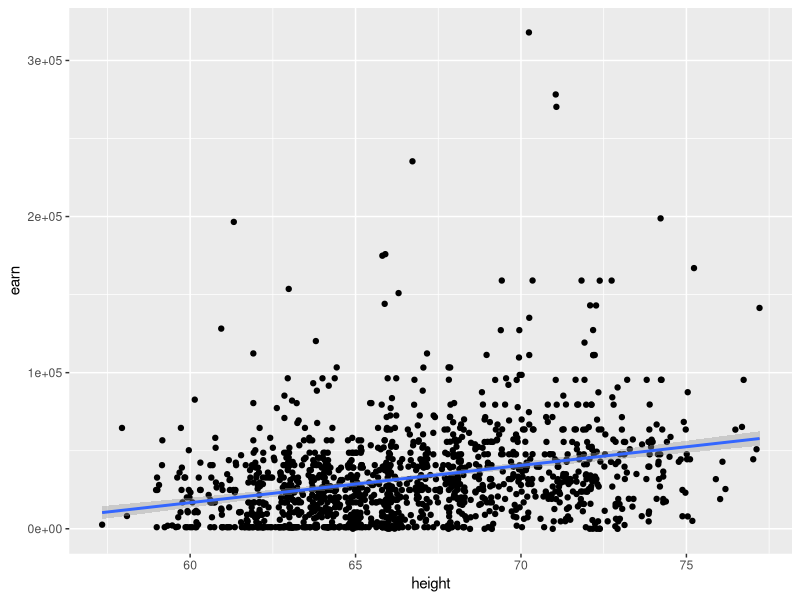
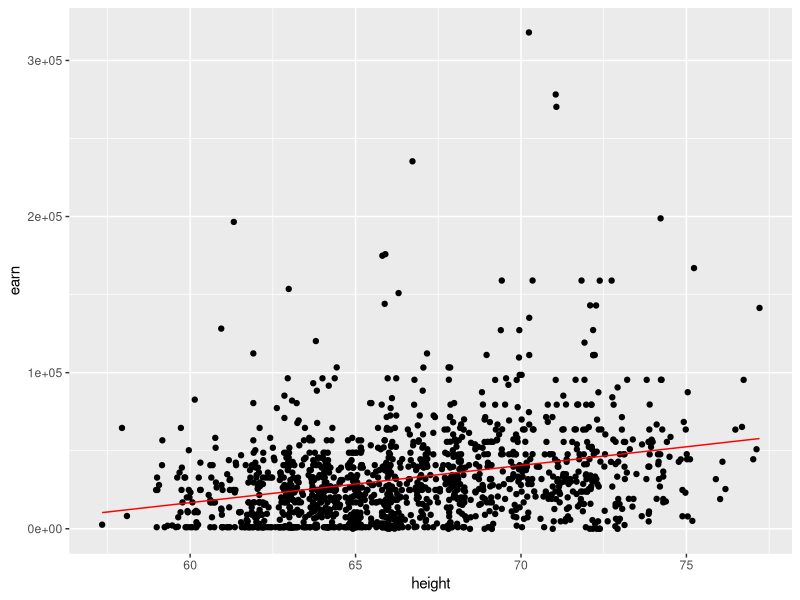
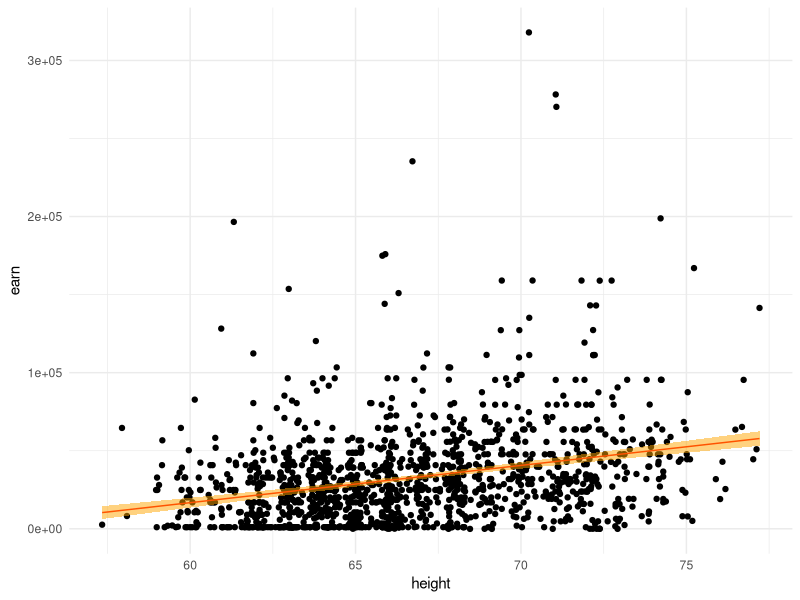
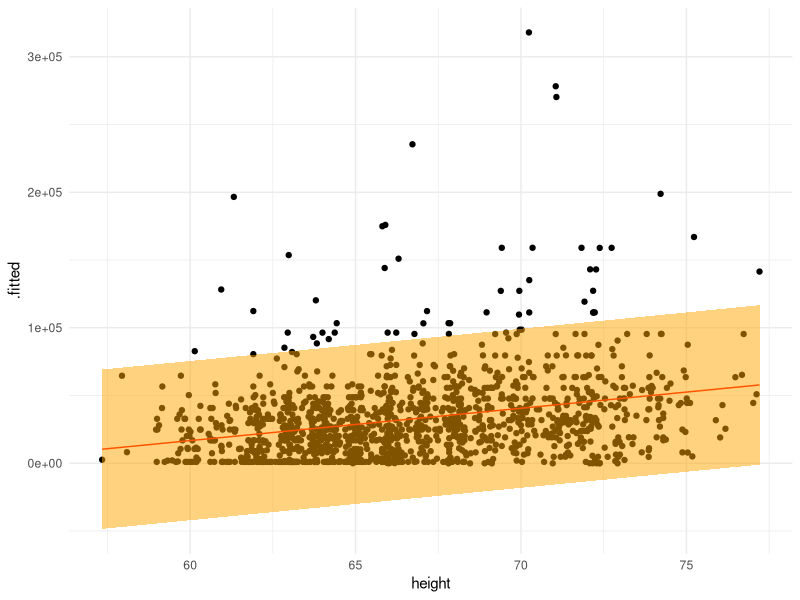

R code for these plots, in order: (Note: this script raises an error after producing the figures.)
## ---- chunk 1
library(tidyverse)
wages <- read_csv("./demo_data/wages.csv")

glimpse(wages)
## ---- chunk 2
mod1 <- lm(
  formula = earn ~ 1 + height,
  data = wages
)
## ---- chunk 3
mod1 %>% summary()
## ---- chunk 4
summary(mod1)$residuals
## ---- chunk 5
library(broom)

mod1 %>% 
  tidy() 
## ---- chunk 6
mod1 %>% glance()
## ---- chunk 7
mod1 %>%
  glance() %>%
  select(adj.r.squared, p.value)
## ---- chunk 8
mod1 %>% 
  augment()
## ---- chunk 9
mod1 %>% 
  broom::augment() %>%
  ggplot(aes(x = height, y = earn)) +
  geom_point() +
  geom_line(aes(y = .fitted), color = "red") +
  geom_smooth(method = "lm")
## ---- chunk 10
coef(mod1)
## ---- chunk 11
-126523.359 + 2387.196 * wages$height
## ---- chunk 12
new_height <- seq(65, 70, by = 1)
-126523.359 + 2387.196 * new_height
## ---- chunk 13
fitted(mod1)
## ---- chunk 14
new <- tibble(height = seq(65, 70, by = 1))
predict(mod1, newdata = new)
## ---- chunk 15
library(modelr)
## ---- chunk 16
# predictions at original x values
wages %>% modelr::add_predictions(mod1)
## ---- chunk 17
wages %>% 
  modelr::add_predictions(mod1) %>% 
  
  ggplot(aes(x = height, y = earn)) +
  geom_point() +
  geom_line(aes(y = pred), color = "red") 
## ---- chunk 18
mod1 %>% 
  broom::augment(
    data = wages,      
    interval = "confidence",
    se_fit = TRUE
  ) %>%
  
  ggplot(aes(x = height, y = earn)) +
  geom_point() +
  geom_line(aes(y = .fitted), color = "red") +
  geom_ribbon(
    aes(ymin = .lower, ymax = .upper),
    alpha = 0.5,
    fill = "orange"
  ) +
  #geom_smooth(method = "lm", fill = "red", color = "gray") +
  theme_minimal()
## ---- chunk 19
newdata <- data.frame(height = seq(65, 70, by = 1))

newdata %>% 
  modelr::add_predictions(mod1)
## ---- chunk 20
newdata <- wages %>% 
  modelr::data_grid(height)

mod1 %>% 
  broom::augment(
    newdata = newdata,      
    interval = "prediction",
    se_fit = TRUE
  ) %>%
  
  ggplot(aes(x = height, y = .fitted)) +
  geom_point(data = wages, aes(y = earn)) +
  geom_line(color = "red") +
  geom_ribbon(
    aes(ymin = .lower, ymax = .upper),
    alpha = 0.5,
    fill = "orange"
  ) +
  theme_minimal()
## ---- chunk 21
wages %>% 
  modelr::add_predictions(mod1) %>%
  modelr::add_residuals(mod1)
## ---- chunk 22
knitr::include_graphics("images/RSE_formual.jpeg")
## ---- chunk 23
wages_gender <- wages %>% 
  mutate(gender = if_else(sex == "male", 1, 0))

mod7 <- lm(earn ~ 1 + height + height:gender, data = wages_gender)

# 首先，模型 mod7 是height,gender两个预测变量。
# 因此在模型预测的时候，提供的新数据也应该包含 height,gender
# 其次，为了看到y轴截距，height的值应该覆盖到0，所以`height = seq(0, 70, by = 1)`
# 最后，还要考虑性别分组


newdata <- 
  data.frame(height = seq(0, 70, by = 1)) %>% 
  tidyr::crossing(gender = c(0, 1))

newdata %>% 
  modelr::add_predictions(mod7) %>% 
  
  ggplot(aes(x = height, y = pred, group = gender, color = as.factor(gender))) +
  geom_point() +
  geom_line() 
## ---- chunk 24
wages_female <- wages %>%
  filter(sex == "female")

fit_female <- lm(earn ~ 1 + height, data = wages_female)
fit_female
## ---- chunk 25
wages_male <- wages %>%
  filter(sex == "male")

fit_male <- lm(earn ~ 1 + height, data = wages_male)
fit_male
## ---- chunk 26
wages %>%
  group_by(sex) %>%
  group_modify(
    ~ broom::tidy(lm(earn ~ 1 + height, data = .))
  )
## ---- chunk 27
wages %>%
  nest_by(sex) %>%
  mutate(model = list(lm(earn ~ 1 + height, data = data))) %>%
  mutate(
    coef = list(broom::tidy(model))
  ) %>% 
  unnest(coef)
## ---- chunk 28
wages %>%
  nest_by(sex) %>%
  mutate(model = list(lm(earn ~ 1 + height, data = data))) %>%
  summarise(
    broom::tidy(model)
  ) 
